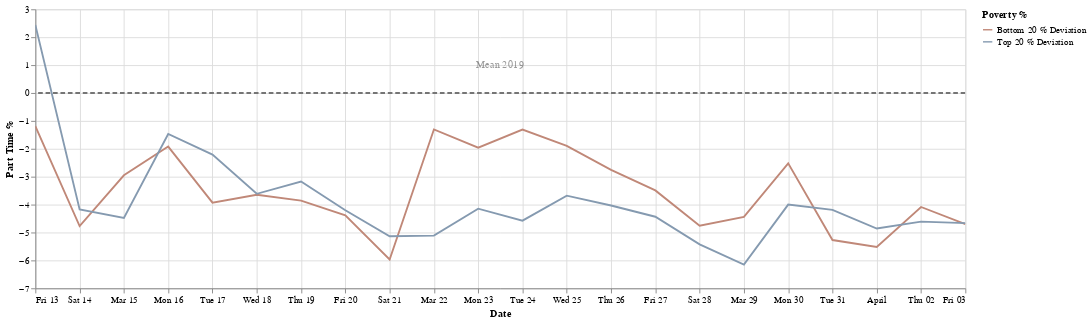

Write notebook code for a chart like this one.
### Markdown cell above
#Filtering based on important dates

**March 17, 2020:**
Governor Pritzker announced statewide school closures beginning March 17 until March 30.

### Code cell
start_date = '2020-3-12'
end_date = '2020-4-3'
df1 = apply_date_filter(df,start_date,end_date)
chart = create_chart(df1)
chart

### Figure 1 — Vega-Lite specification as saved in the notebook (floating-point values rounded to 4 significant figures)
{"config": {"view": {"continuousHeight": 300, "continuousWidth": 400}, "range": {"category": {"scheme": ["#FF4500", "#a0aab4", "#4E79A7"]}}}, "layer": [{"data": {"name": "data-1e4d2b6c4ffe64f272dd5819da56ba3f"}, "mark": "line", "encoding": {"color": {"type": "nominal", "field": "Poverty %"}, "x": {"type": "temporal", "field": "date", "title": "Date"}, "y": {"type": "quantitative", "field": "part_time_work", "title": "Part Time %"}}, "selection": {"selector001": {"type": "interval", "bind": "scales", "encodings": ["x", "y"]}}, "transform": [{"fold": ["Bottom 20 % Deviation", "Top 20 % Deviation"], "as": ["Poverty %", "part_time_work"]}], "width": 1000}, {"data": {"name": "data-7f3a6b86ed460c4e648f2393735a11f6"}, "mark": {"type": "rule", "color": "#757575", "size": 2, "strokeDash": [5, 3]}, "encoding": {"size": {"value": 2}, "y": {"type": "quantitative", "field": "Mean 2019"}}}, {"data": {"name": "data-d764767e7dd3b10b2c76c1355ce10ef3"}, "mark": {"type": "text", "angle": 0, "text": "Mean 2019"}, "encoding": {"opacity": {"value": 0.4}, "y": {"type": "quantitative", "field": "y"}}}], "$schema": "https://vega.github.io/schema/vega-lite/v4.8.1.json", "datasets": {"data-1e4d2b6c4ffe64f272dd5819da56ba3f": [{"date": "2020-03-16T00:00:00+00:00", "Top 20 %": 7.511, "Bottom 20 %": 7.06, "Top 20 % Deviation": -1.468, "Bottom 20 % Deviation": -1.92}, {"date": "2020-03-26T00:00:00+00:00", "Top 20 %": 4.947, "Bottom 20 %": 6.223, "Top 20 % Deviation": -4.032, "Bottom 20 % Deviation": -2.756}, {"date": "2020-03-25T00:00:00+00:00", "Top 20 %": 5.299, "Bottom 20 %": 7.084, "Top 20 % Deviation": -3.681, "Bottom 20 % Deviation": -1.896}, {"date": "2020-03-20T00:00:00+00:00", "Top 20 %": 4.778, "Bottom 20 %": 4.592, "Top 20 % Deviation": -4.202, "Bottom 20 % Deviation": -4.388}, {"date": "2020-03-24T00:00:00+00:00", "Top 20 %": 4.404, "Bottom 20 %": 7.668, "Top 20 % Deviation": -4.575, "Bottom 20 % Deviation": -1.312}, {"date": "2020-03-13T00:00:00+00:00", "Top 20 %": 11.42, "Bottom 20 %": 7.789, "Top 20 % Deviation": 2.438, "Bottom 20 % Deviation": -1.191}, {"date": "2020-03-27T00:00:00+00:00", "Top 20 %": 4.544, "Bottom 20 %": 5.488, "Top 20 % Deviation": -4.435, "Bottom 20 % Deviation": -3.492}, {"date": "2020-03-22T00:00:00+00:00", "Top 20 %": 3.869, "Bottom 20 %": 7.672, "Top 20 % Deviation": -5.11, "Bottom 20 % Deviation": -1.307}, {"date": "2020-03-28T00:00:00+00:00", "Top 20 %": 3.555, "Bottom 20 %": 4.221, "Top 20 % Deviation": -5.424, "Bottom 20 % Deviation": -4.758}, {"date": "2020-03-19T00:00:00+00:00", "Top 20 %": 5.805, "Bottom 20 %": 5.12, "Top 20 % Deviation": -3.174, "Bottom 20 % Deviation": -3.859}, {"date": "2020-04-01T00:00:00+00:00", "Top 20 %": 4.122, "Bottom 20 %": 3.462, "Top 20 % Deviation": -4.858, "Bottom 20 % Deviation": -5.518}, {"date": "2020-04-03T00:00:00+00:00", "Top 20 %": 4.316, "Bottom 20 %": 4.281, "Top 20 % Deviation": -4.663, "Bottom 20 % Deviation": -4.698}, {"date": "2020-03-29T00:00:00+00:00", "Top 20 %": 2.828, "Bottom 20 %": 4.541, "Top 20 % Deviation": -6.151, "Bottom 20 % Deviation": -4.438}, {"date": "2020-03-15T00:00:00+00:00", "Top 20 %": 4.505, "Bottom 20 %": 6.029, "Top 20 % Deviation": -4.475, "Bottom 20 % Deviation": -2.95}, {"date": "2020-03-17T00:00:00+00:00", "Top 20 %": 6.772, "Bottom 20 %": 5.05, "Top 20 % Deviation": -2.207, "Bottom 20 % Deviation": -3.929}, {"date": "2020-04-02T00:00:00+00:00", "Top 20 %": 4.367, "Bottom 20 %": 4.895, "Top 20 % Deviation": -4.612, "Bottom 20 % Deviation": -4.085}, {"date": "2020-03-18T00:00:00+00:00", "Top 20 %": 5.367, "Bottom 20 %": 5.334, "Top 20 % Deviation": -3.612, "Bottom 20 % Deviation": -3.646}, {"date": "2020-03-31T00:00:00+00:00", "Top 20 %": 4.792, "Bottom 20 %": 3.709, "Top 20 % Deviation": -4.187, "Bottom 20 % Deviation": -5.27}, {"date": "2020-03-14T00:00:00+00:00", "Top 20 %": 4.807, "Bottom 20 %": 4.209, "Top 20 % Deviation": -4.173, "Bottom 20 % Deviation": -4.771}, {"date": "2020-03-23T00:00:00+00:00", "Top 20 %": 4.833, "Bottom 20 %": 7.02, "Top 20 % Deviation": -4.146, "Bottom 20 % Deviation": -1.959}, {"date": "2020-03-30T00:00:00+00:00", "Top 20 %": 4.98, "Bottom 20 %": 6.46, "Top 20 % Deviation": -3.999, "Bottom 20 % Deviation": -2.519}, {"date": "2020-03-21T00:00:00+00:00", "Top 20 %": 3.843, "Bottom 20 %": 3.013, "Top 20 % Deviation": -5.136, "Bottom 20 % Deviation": -5.966}], "data-7f3a6b86ed460c4e648f2393735a11f6": [{"Mean 2019": 0}], "data-d764767e7dd3b10b2c76c1355ce10ef3": [{"y": 1}]}}
